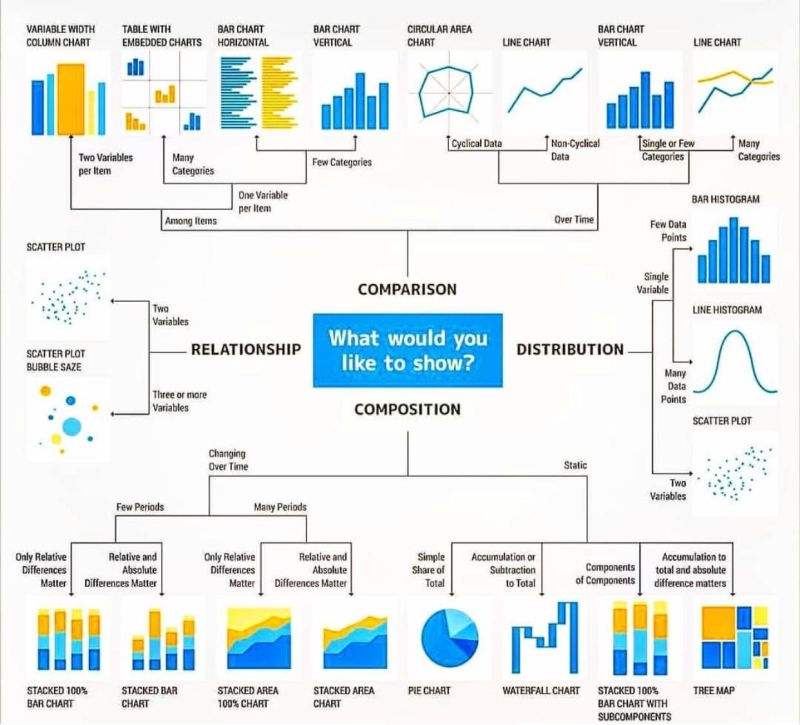
#> input picture data_visual.jpeg, 800 x 725 px, given in place of the camera
$ jupyter execute --allow-errors OpenCV_Basics.ipynb   (text cells are left out)
#> lines starting #> are read from the running program, lines starting #| are printed output that depends on the picture; after the words box and inside, x2 and y2 are one past the last pixel; in counts of white or black regions, pixels touching at a corner belong together; pictures that were not available may be replaced by others from this repository, and a replacement may not be noted
[cell 1]
import cv2 #Import the OpenCV Library
import numpy as np

print(cv2.__version__)

[cell 2]
#Reading & Displaying an Image

img = cv2.imread('dog.jpg')
#imread enables us to read an Image
#The 2nd argumnet is a flag which specifies the way image should be read

cv2.imshow("Output", img) #Displaying the Image

cv2.waitKey(0) #Delay. No. of Milliseconds for which we want to show our image window
cv2.destroyAllWindows()

[cell 3]
cv2.imwrite('copy_dog.jpg', img)
#> Out = True

[cell 4]
#Reading & Displaying a Video

cap = cv2.VideoCapture(0) #If you want to display the Video File, just give the name of it inplace of 0

# is a 4-byte identifier which specifies the format of a video stream

fourcc = cv2.VideoWriter_fourcc('X','V','I','D')

out = cv2.VideoWriter('Name of Output File.avi', fourcc, 20.0, (640,480)) #No. of frames/s, Frame Size

#Videos are just a sequence of Images
#So, we will add a while loop to capture the frame continuously

while True:
    success, frame = cap.read() #frame variable will capture the Video & success variable will tell us whether it was captured successfully or not
#> frame is the input picture: shape (725, 800, 3); mean B, G, R 234.4, 234.1, 226.6

    if success == True:

        out.write(frame)

        cv2.imshow("Video", frame)

        if cv2.waitKey(1) == ord('q'): #This adds a Delay and looks for the key press inorder to break the loop
#> (key q is pressed here)
            break

    else:
        break


cap.release() #Release the resources after recording
out.release()
cv2.destroyAllWindows()

[cell 5]
#Reading & Displaying a Video

cap = cv2.VideoCapture(0)

cap.set(3, 640)#Width
cap.set(4, 480)#Height
cap.set(10, 100)#brightness

#Videos are just a sequence of Images
#So, we will add a while loop to go through each frame

while True:
    success, img = cap.read() #img variable will capture the Video & success variable will tell us whether it was captured successfully or not
    cv2.imshow("Video", img)


    if cv2.waitKey(1) & 0xFF == ord('q'): #This adds a Delay and looks for the key press inorder to break the loop
#> (key q is pressed here)
        break

cap.release() #Release the resources after recording
cv2.destroyAllWindows()

[cell 6]
#Converting the Image into Gray Scale

#Reading an Image

img = cv2.imread('dog.jpg')

#> (the rest of this cell did not finish here and is left out)

[cell 7]
#Blur Function to Blur the Image

#Reading an Image

img = cv2.imread('dog.jpg')

#> (the rest of this cell did not finish here and is left out)

[cell 8]
#Edge Detector - Canny

img = cv2.imread('dog.jpg') #Reading an Image

imgCanny = cv2.Canny(img, 150, 200)#Threshold Values

kernel = np.ones((5,5), np.uint8)
#Type of the object which is unsigned integer of 8 bits which means the values can range from 0 to 255

#> (the rest of this cell did not finish here and is left out)

[cell 9]
#Resizing the Image

#Reading & Displaying an Image
import cv2
import numpy as np

img = cv2.imread('dog.jpg')
#Reading an Image

cv2.imshow("Output", img) #Displaying the Image

#> (the rest of this cell did not finish here and is left out)

#> (a cell that did not finish here is left out)

[cell 11]
#Cropping the Image

img = cv2.imread('dog.jpg') #Reading an Image

cv2.imshow("Output", img) #Displaying the Image

#> (the rest of this cell did not finish here and is left out)

[cell 12]
#0 means Black

img = np.zeros((512, 512))#Print a Black Image. It is a GrayScale Image

cv2.imshow("O", img)

print(img.shape)

cv2.waitKey(0)
cv2.destroyAllWindows()

[cell 13]
#0 means Black

img = np.zeros((512, 512, 3),np.uint8 )#Print a Black Image with 3 Channles RGB.

#img[:] = 255, 0 , 0

cv2.line(img, (0,0), (300,300), (0,255,255),3) #Staring Pt., Ending Pt., Color, Thickness

cv2.imshow("O", img)
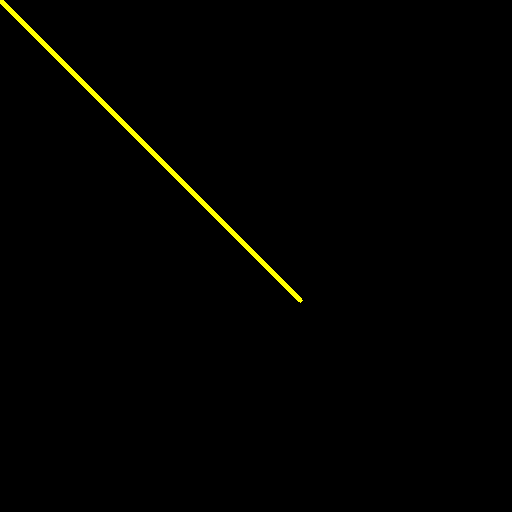
#> window 'O': shape (512, 512, 3); mean B, G, R 0, 2, 2

#print(img.shape)

cv2.waitKey(0)
cv2.destroyAllWindows()

[cell 14]
cv2.rectangle(img, (0,0), (250,350), (0, 255, 255), cv2.FILLED) #cv2.FILLED is used to Fill the Rectangles
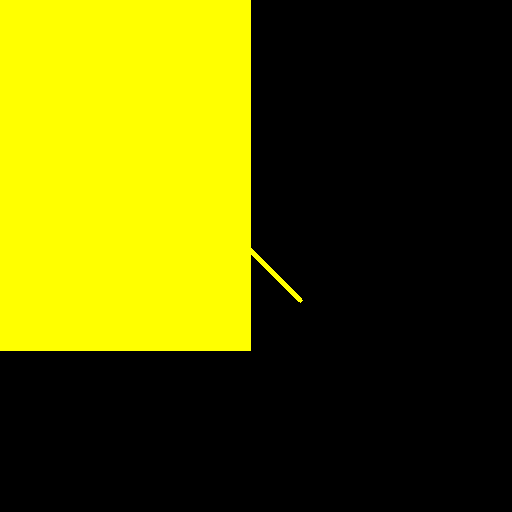
#> img: shape (512, 512, 3); mean B, G, R 0, 86, 86

cv2.imshow("O", img)

#print(img.shape)

cv2.waitKey(0)
cv2.destroyAllWindows()

[cell 15]
cv2.circle(img, (400,50), 30 , (0, 255, 255), cv2.FILLED) #Center, Radius , Color

cv2.imshow("O", img)

#print(img.shape)

cv2.waitKey(0)
cv2.destroyAllWindows()

[cell 16]
cv2.putText(img, "OpenCV", (300, 100), cv2.FONT_HERSHEY_COMPLEX, 1, (0, 150,0), 1) #Staring Pt., Font, Scale, Color, Thickness
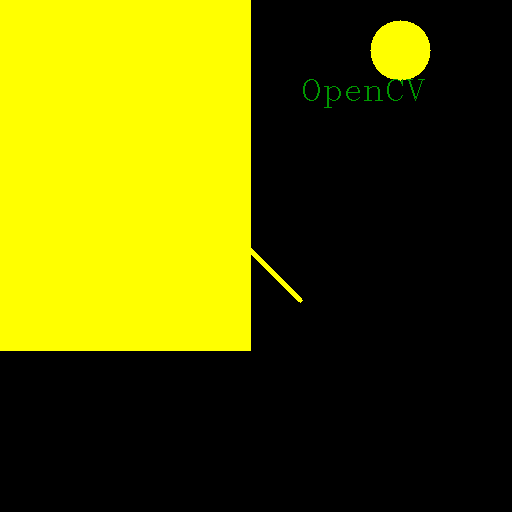
#> img: shape (512, 512, 3); mean B, G, R 0, 89, 88.8

cv2.imshow("O", img)

#print(img.shape)

cv2.waitKey(0)
cv2.destroyAllWindows()

[cell 17]
#How to Join Image Together

img = cv2.imread('dog.jpg') #Reading an Image

imgHor = np.hstack((img, img))#Images stacked in Horizonatl Direction

cv2.imshow("Horizontal", imgHor) #Displaying the Image


cv2.waitKey(0)
cv2.destroyAllWindows()

[cell 18]
#How to Join Image Together

img = cv2.imread('dog.jpg') #Reading an Image

imgVer = np.vstack((img, img))#Images stacked in Horizonatl Direction

cv2.imshow("Vertical", imgVer) #Displaying the Image


#Both the Images must have same Channels because they have a matrix and we cannot resize the Images

cv2.waitKey(0)
cv2.destroyAllWindows()

[cell 19]
faceCascade = cv2.CascadeClassifier("haarcascade_frontalface_default.xml")

img = cv2.imread('face.jpg') #Reading an Image

#> (the rest of this cell did not finish here and is left out)

[cell 20]
import cv2
cap = cv2.VideoCapture('vid.mp4')

#Videos are just a sequence of Images
#So, we will add a while loop to capture the frame continuously

faceCascade = cv2.CascadeClassifier("haarcascade_frontalface_default.xml")


while True:
    success, frame = cap.read() #frame variable will capture the Video & success variable will tell us whether it was captured successfully or not


    imgGray = cv2.cvtColor(frame, cv2.COLOR_BGR2GRAY)
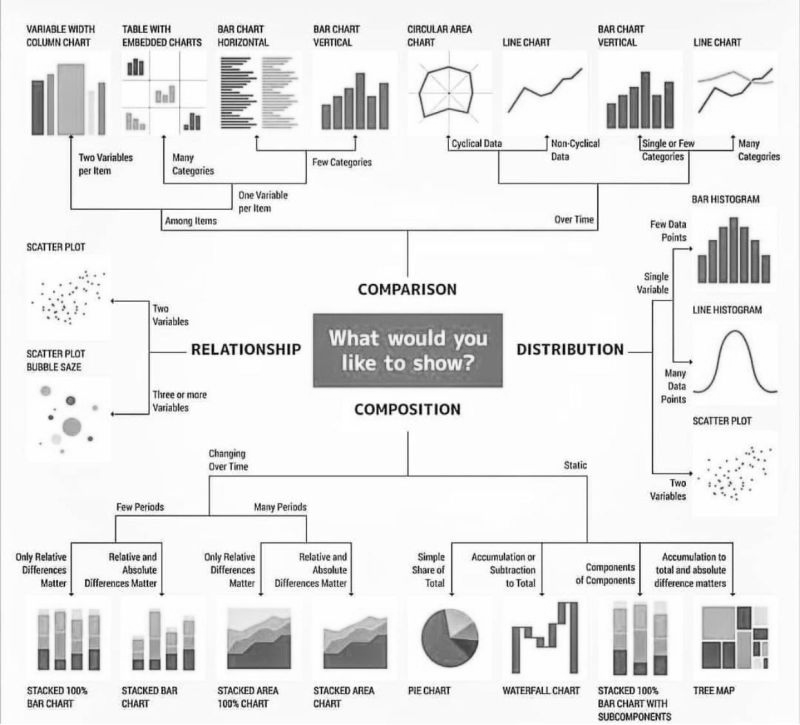
#> imgGray: shape (725, 800); min 0, max 255, mean 231.9

    faces = faceCascade.detectMultiScale(imgGray, 1.1, 4)
#> faces = ()

    for (x, y, w, h) in faces:
        cv2.rectangle(frame, (x,y),(x+w,y+h),(0,255,0),2)
#> this loop made 0 passes

    cv2.imshow("Video", frame)

    if cv2.waitKey(1) == ord('q'): #This adds a Delay and looks for the key press inorder to break the loop
#> (key q is pressed here)
        break


cap.release() #Release the resources after recording
cv2.destroyAllWindows()

[cell 21]
import cv2
cap = cv2.VideoCapture(0) #If you want to display the Video File, just give the name of it inplace of 0

#Videos are just a sequence of Images
#So, we will add a while loop to capture the frame continuously

faceCascade = cv2.CascadeClassifier("haarcascade_frontalface_default.xml")


while True:
    success, frame = cap.read() #frame variable will capture the Video & success variable will tell us whether it was captured successfully or not


    imgGray = cv2.cvtColor(frame, cv2.COLOR_BGR2GRAY)

    faces = faceCascade.detectMultiScale(imgGray, 1.1, 4)

    for (x, y, w, h) in faces:
        cv2.rectangle(frame, (x,y),(x+w,y+h),(0,0,255),3)

    cv2.imshow("Video", frame)

    if cv2.waitKey(1) == ord('q'): #This adds a Delay and looks for the key press inorder to break the loop
#> (key q is pressed here)
        break


cap.release() #Release the resources after recording
cv2.destroyAllWindows()

[cell 22]
#Face and Eyes Detection in Real-Time
cap = cv2.VideoCapture(0)

#Videos are just a sequence of Images
#So, we will add a while loop to capture the frame continuously

faceCascade = cv2.CascadeClassifier("haarcascade_eye.xml")
faceCascade1 = cv2.CascadeClassifier("haarcascade_frontalface_default.xml")


while True:
    success, frame = cap.read() #frame variable will capture the Video & success variable will tell us whether it was captured successfully or not


    imgGray = cv2.cvtColor(frame, cv2.COLOR_BGR2GRAY)

    eyes = faceCascade.detectMultiScale(imgGray, 1.1, 4)
#> eyes = ()
    faces = faceCascade1.detectMultiScale(imgGray, 1.1, 4)

    for (x, y, w, h) in faces:
        cv2.rectangle(frame, (x,y),(x+w,y+h),(0,0,0),2)

    for (x, y, w, h) in eyes:
        cv2.rectangle(frame, (x,y),(x+w,y+h),(0,0,0),2)

    cv2.imshow("Video", frame)

    if cv2.waitKey(1) == ord('q'): #This adds a Delay and looks for the key press inorder to break the loop
#> (key q is pressed here)
        break


cap.release() #Release the resources after recording
cv2.destroyAllWindows()

[cell 23]
cap = cv2.VideoCapture('vtest.avi') #note - insert a video link here

#Videos are just a sequence of Images
#So, we will add a while loop to capture the frame continuously

faceCascade = cv2.CascadeClassifier("haarcascade_fullbody.xml")


while True:
    success, frame = cap.read() #frame variable will capture the Video & success variable will tell us whether it was captured successfully or not


    imgGray = cv2.cvtColor(frame, cv2.COLOR_BGR2GRAY)

    faces = faceCascade.detectMultiScale(imgGray, 1.1, 4)
#> faces = [[25, 27, 100, 199]]

    for (x, y, w, h) in faces:
        cv2.rectangle(frame, (x,y),(x+w,y+h),(0,0,0),2)
#> this loop made 1 pass
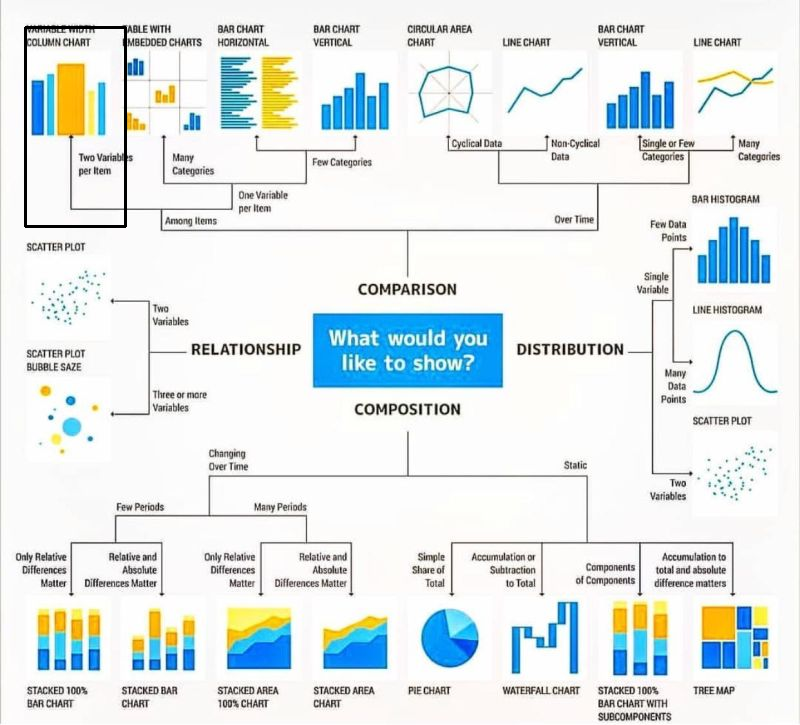
#> frame: shape (725, 800, 3); 0.31% of pixels changed, all inside (x1, y1, x2, y2) = (24, 26, 127, 228)

    cv2.imshow("Video", frame)

    if cv2.waitKey(1) == ord('q'): #This adds a Delay and looks for the key press inorder to break the loop
#> (key q is pressed here)
        break


cap.release() #Release the resources after recording
cv2.destroyAllWindows()

$ run again, on dataset.jpeg
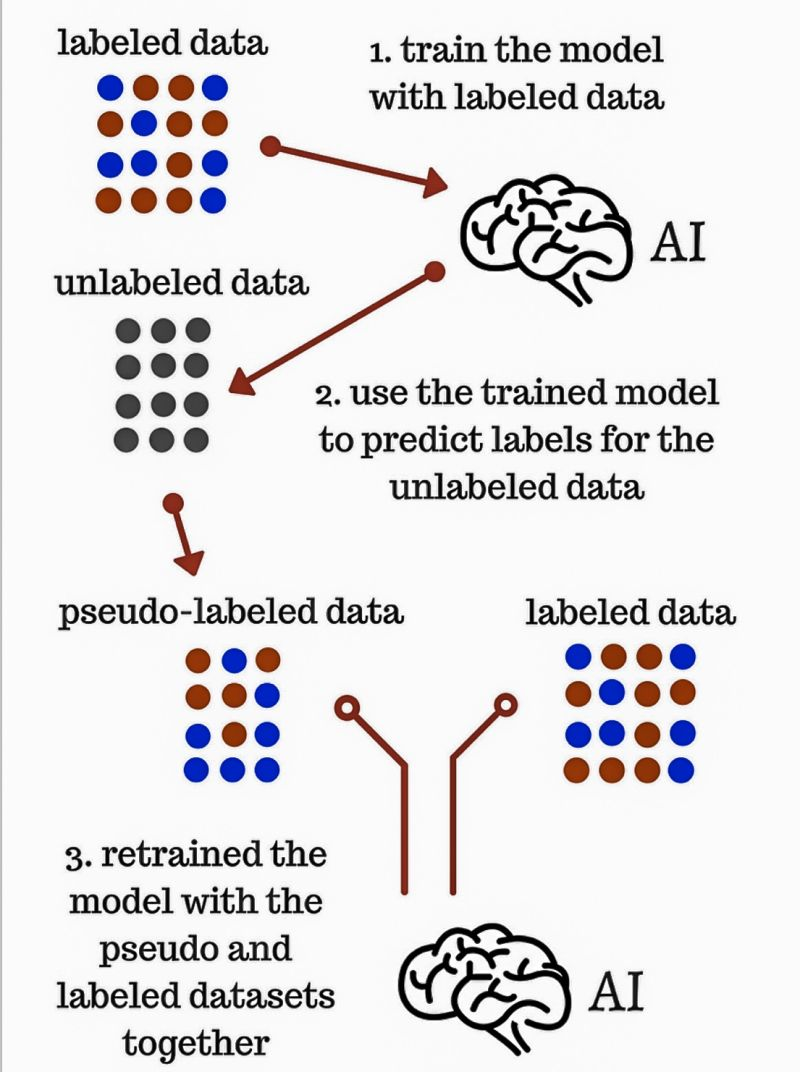
#> input picture dataset.jpeg, 800 x 1072 px, given in place of the camera
#> Out = True
#> frame is the input picture: shape (1072, 800, 3); mean B, G, R 228, 226.8, 228.4
#> `imgGray = cv2.cvtColor(frame, cv2.COLOR_BGR2GRAY)`:
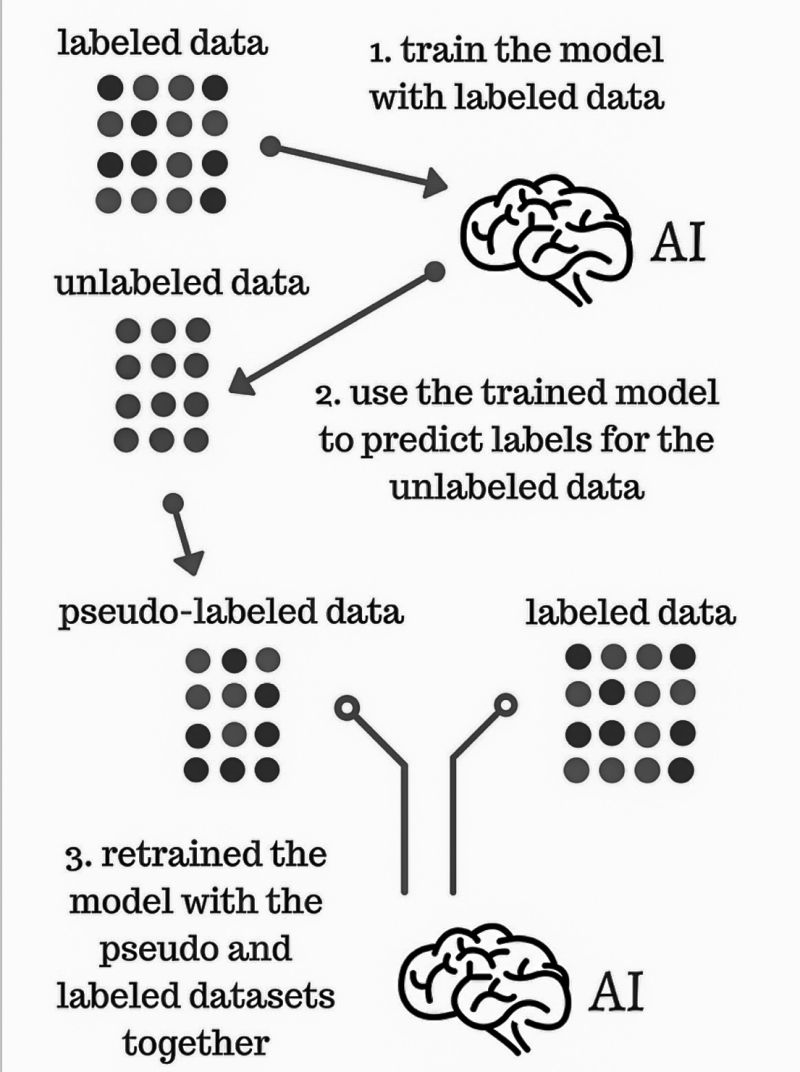
#> imgGray: shape (1072, 800); min 0, max 255, mean 227.4
#> faces = ()
#> eyes = [[114, 99, 45, 45]]
#> the loop `for (x, y, w, h) in eyes:` made 1 pass
#> after the loop `for (x, y, w, h) in eyes:`:
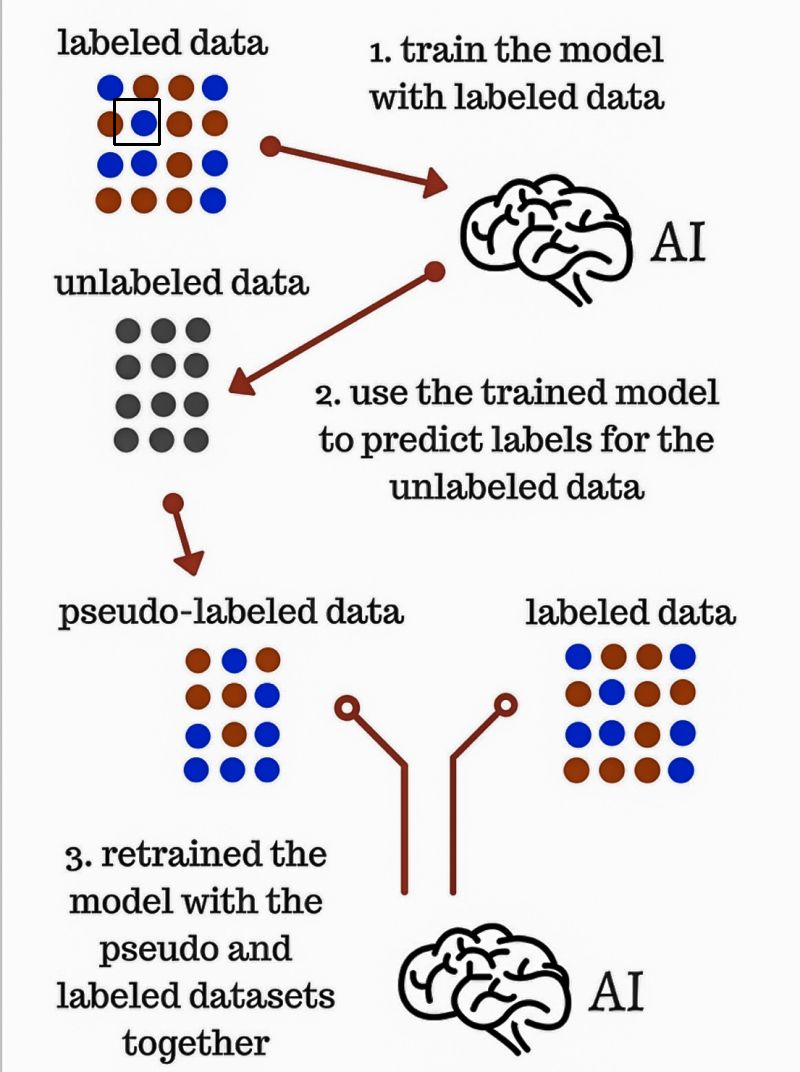
#> frame: shape (1072, 800, 3); 0.06% of pixels changed, all inside (x1, y1, x2, y2) = (113, 98, 161, 146)

$ run again, on Data Analysis - types.png
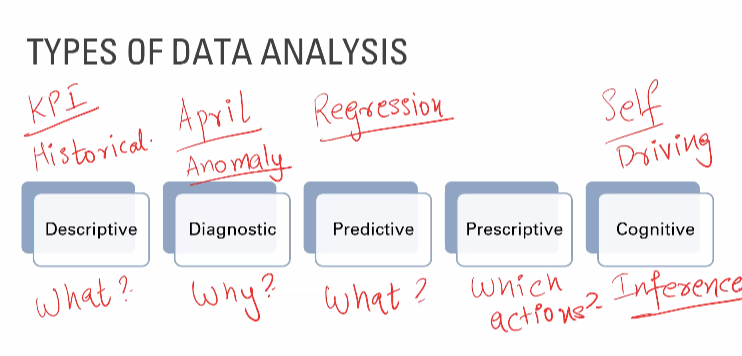
#> input picture Data Analysis - types.png, 742 x 356 px, given in place of the camera
#> Out = True
#> frame is the input picture: shape (356, 742, 3); mean B, G, R 243.2, 240.6, 244.1
#> `imgGray = cv2.cvtColor(frame, cv2.COLOR_BGR2GRAY)`:
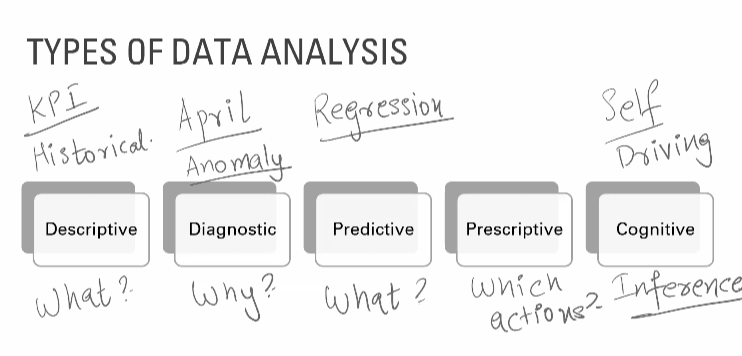
#> imgGray: shape (356, 742); min 0, max 255, mean 241.7
#> `faces = faceCascade.detectMultiScale(imgGray, 1.1, 4)`: faces = ()
#> `faces = faceCascade.detectMultiScale(imgGray, 1.1, 4)`: faces = [[44, 33, 17, 34], [25, 127, 24, 47]]
#> the loop `for (x, y, w, h) in faces:` made 2 passes
#> after the loop `for (x, y, w, h) in faces:`:
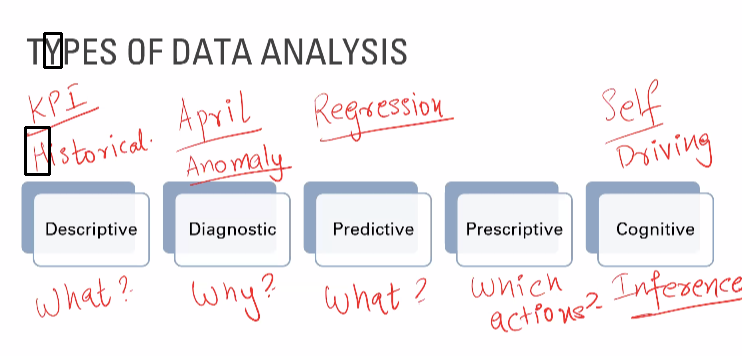
#> frame: shape (356, 742, 3); 0.27% of pixels changed, all inside (x1, y1, x2, y2) = (24, 32, 63, 176)
